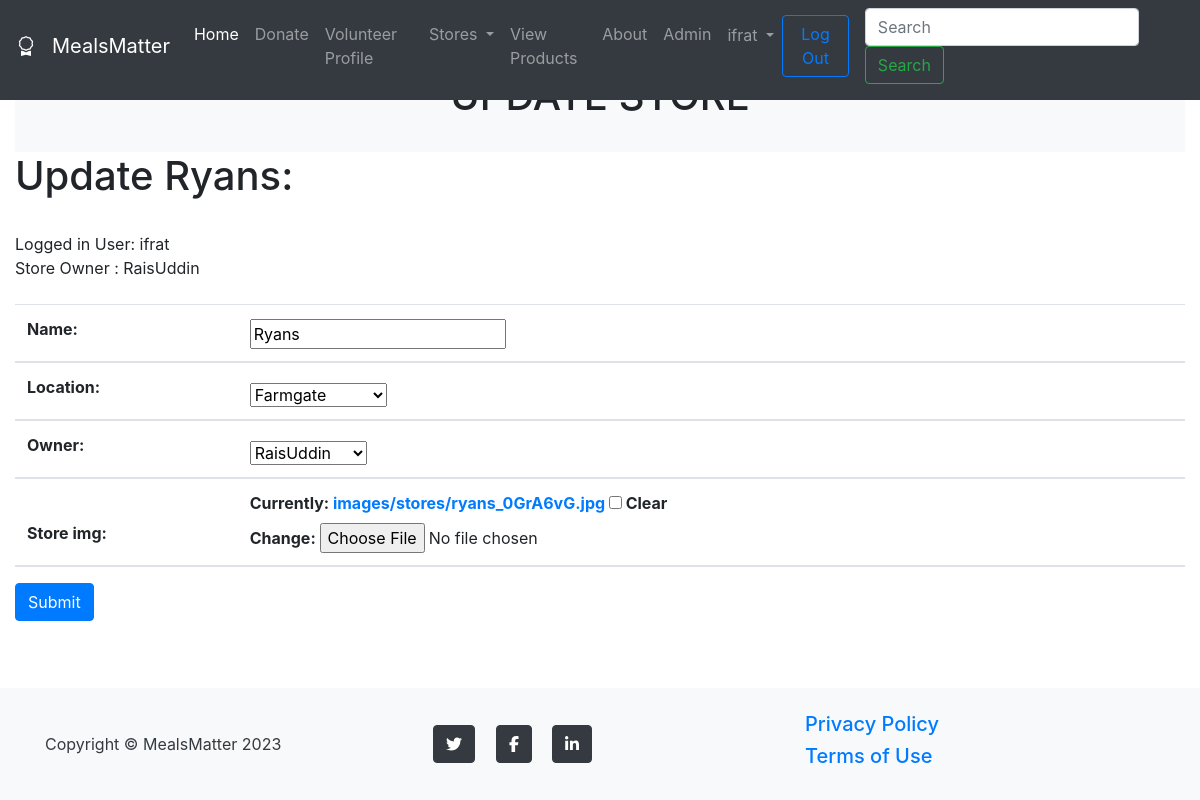
The page /stores/upd-store/18 (signed in) on the database as committed earlier.
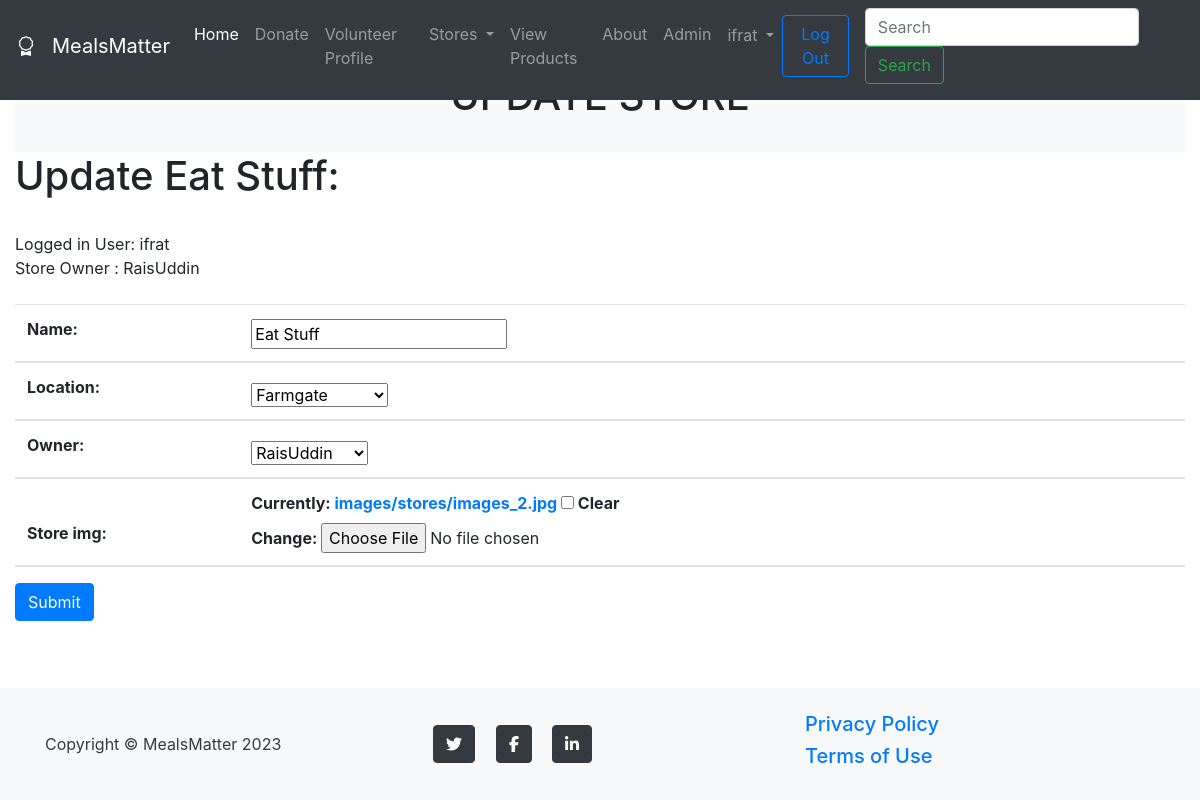
The same page on the database as committed later.
### stores/models.py (models this page shows)
class Store(models.Model):
    name = models.CharField(max_length=100)
    location = models.CharField(choices=locations, max_length=100)
    owner = models.OneToOneField(User, default=None, on_delete=models.CASCADE)
    store_img = models.ImageField(upload_to="images/stores/", null=True, blank=True)
    def __str__(self):
        return self.name

### stores/views.py (the view)
# urls.py: path('upd-store/<int:s_id>', views.upd_store, name = 'upd-store'),
def upd_store(request, s_id):
    store = Store.objects.get(pk=s_id)
    if request.user.is_superuser:
        form = ShopUpdationForm(request.POST or None, instance=store)
    else:
        form = ShopUpdationFormUser(request.POST or None, instance=store)
    if form.is_valid():
        form.save()
        return redirect("view-shop")
    return render(request, 'update_store.html', {
        'store': store,
        'form': form
    })

### stores/forms.py
class ShopUpdationForm(forms.ModelForm):
    class Meta:
        model = Store
        fields = [
            'name',
            'location',
            'owner',
            'store_img'
        ]

### stores/templates/update_store.html (shortened to what this page needs)
{% extends 'navbar.html' %}
{% block content %}
    <section class="page-section bg-light" id="portfolio">
            <div class="container">
                <div class="text-center">
                    <h1 class="section-heading text-uppercase">Update Store</h1>
                    <br>
                </div>
            </div>
        </section>
{% if user.is_authenticated %}
    {% if user == store.owner %}
    <h1>{{ store }} </h1>
    <br>
    Logged in as: {{ user }}<br>
    Store Owner : {{ store.owner }}<br>
    <br>
    <div class="wrapper fadeInDown">
    <div id="formContent">
    <form  method="post" enctype=
            "multipart/form-data">
    {% csrf_token %}
    <table class="table table-striped">
        <thead>
        <tr>
            <th scope="col"> {{ form.name.label_tag}}</th>
            <th scope="col"> {{ form.name}}</th>
        </tr>
        <tr>
            <th scope="col"> {{ form.location.label_tag}}</th>
            <th scope="col"> {{ form.location}}</th>
        </tr>
        <tr>
            <th scope="col"> {{ form.owner.label_tag}}</th>
            <th scope="col"> {{ form.owner}}</th>
        </tr>
        <tr>
            <th scope="col"> {{ form.store_img.label_tag}}</th>
            <th scope="col"> {{ form.store_img}}</th>
        </tr>
        </thead>
    </table>
<button class="btn btn-primary" type="submit">Submit</button>
</form>
</div>
</div>
        {% elif user.is_superuser %}
        <h1>Update {{ store }}: </h1>
    <br>
    Logged in User: {{ user }}<br>
    Store Owner : {{ store.owner }}<br>
    <br>
    <div class="wrapper fadeInDown">
    <div id="formContent">
    <form  method="post" enctype=
            "multipart/form-data">
    <table class="table table-striped">
        <thead>
        <tr>
            <th scope="col"> {{ form.name.label_tag}}</th>
            <th scope="col"> {{ form.name}}</th>
        </tr>
        <tr>
            <th scope="col"> {{ form.location.label_tag}}</th>
            <th scope="col"> {{ form.location}}</th>
        </tr>
        <tr>
            <th scope="col"> {{ form.owner.label_tag}}</th>
            <th scope="col"> {{ form.owner}}</th>
        </tr>
        <tr>
            <th scope="col"> {{ form.store_img.label_tag}}</th>
            <th scope="col"> {{ form.store_img}}</th>
        </tr>
        </thead>
    </table>
<button class="btn btn-primary" type="submit">Submit</button>
</form>
</div>
</div>
        {% else %}
        <h2>Access Denied</h2>
        <h3>Only the Shop owner can Update Information!</h3>
        Logged in User: {{ user }}<br>
        Store Owner : {{ store.owner }}<br><br>
        {% endif %}
{% else %}
    <h1>Sorry! You must be logged in to access this page!</h1>
    <br>
    <h3><a href="{% url 'login' %}">Click Here to Login</a></h3>
</form>
{% endif %}
    <footer class="footer py-4 bg-light text-dark fixed-bottom">
            <div class="container">
                <div class="row align-items-center">
                    <div class="col-lg-4 text-lg-start">Copyright &copy; MealsMatter 2023</div>
                    <div class="col-lg-4 my-3 my-lg-0">
                        <a class="btn btn-dark btn-social mx-2" href="#!" aria-label="Twitter"><i class="fab fa-twitter"></i></a>
                        <a class="btn btn-dark btn-social mx-2" href="#!" aria-label="Facebook"><i class="fab fa-facebook-f"></i></a>
                        <a class="btn btn-dark btn-social mx-2" href="#!" aria-label="LinkedIn"><i class="fab fa-linkedin-in"></i></a>
                    </div>
                    <div class="col-lg-4 text-lg-end">
                       <h5 class="text-light"><a class="link-white text-decoration-none me-5" href="#!">Privacy Policy</a></h5>
                        <h5 class="text-light"><a class="link-dark text-decoration-none" href="#!">Terms of Use</a></h5>
                    </div>
                </div>
            </div>
</footer>
{% endblock %}

Rows that differ between the two databases and show on the page:
changed Store "Farmgate": name "Ryans" → "Eat Stuff"
Other text that changed with them:
text no longer shown: "Currently: images/stores/ryans_0GrA6vG.jpg Clear Change:"
text now shown: "Currently: images/stores/images_2.jpg Clear Change:"
